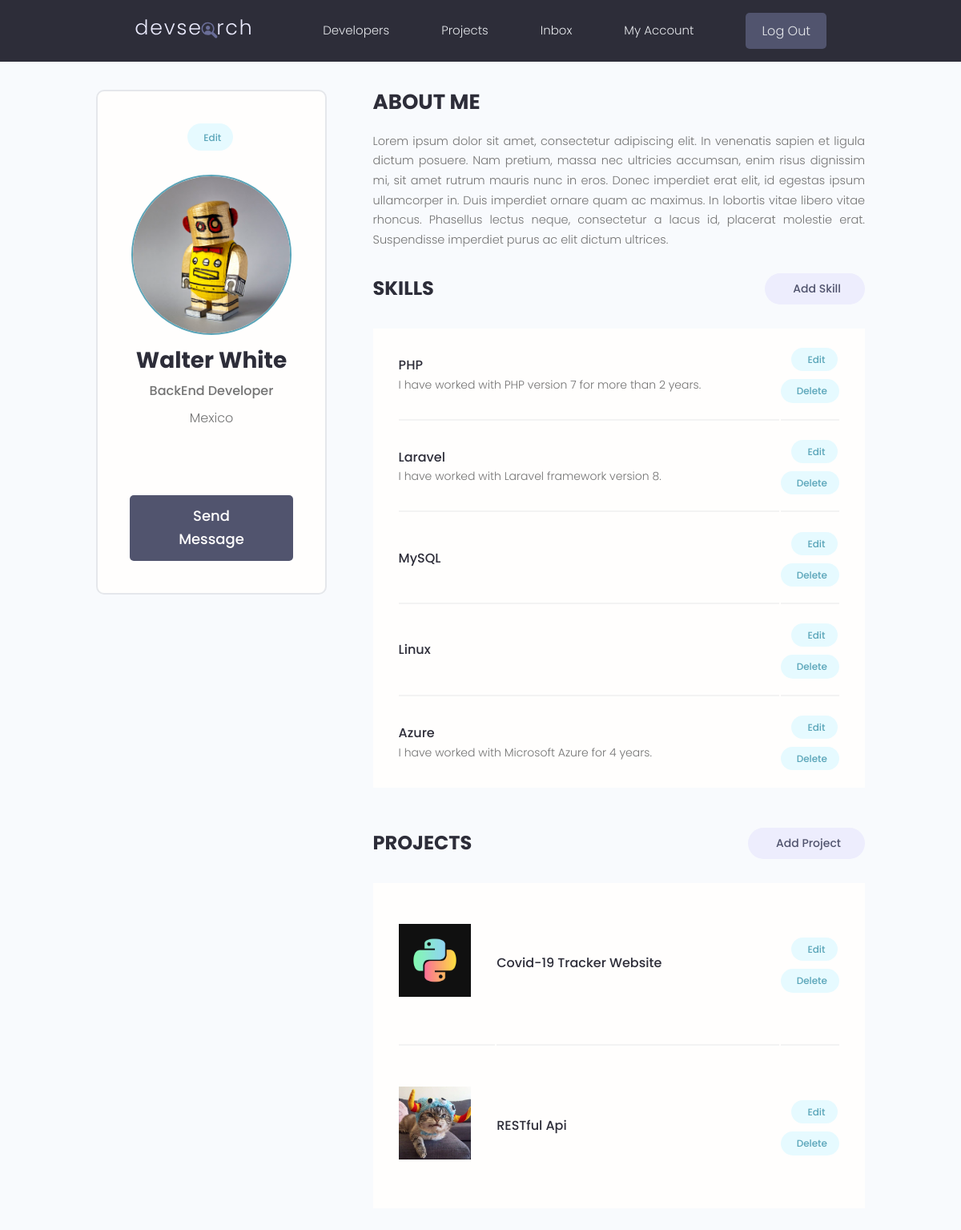
/account (signed in), run on an earlier commit of the app's database.
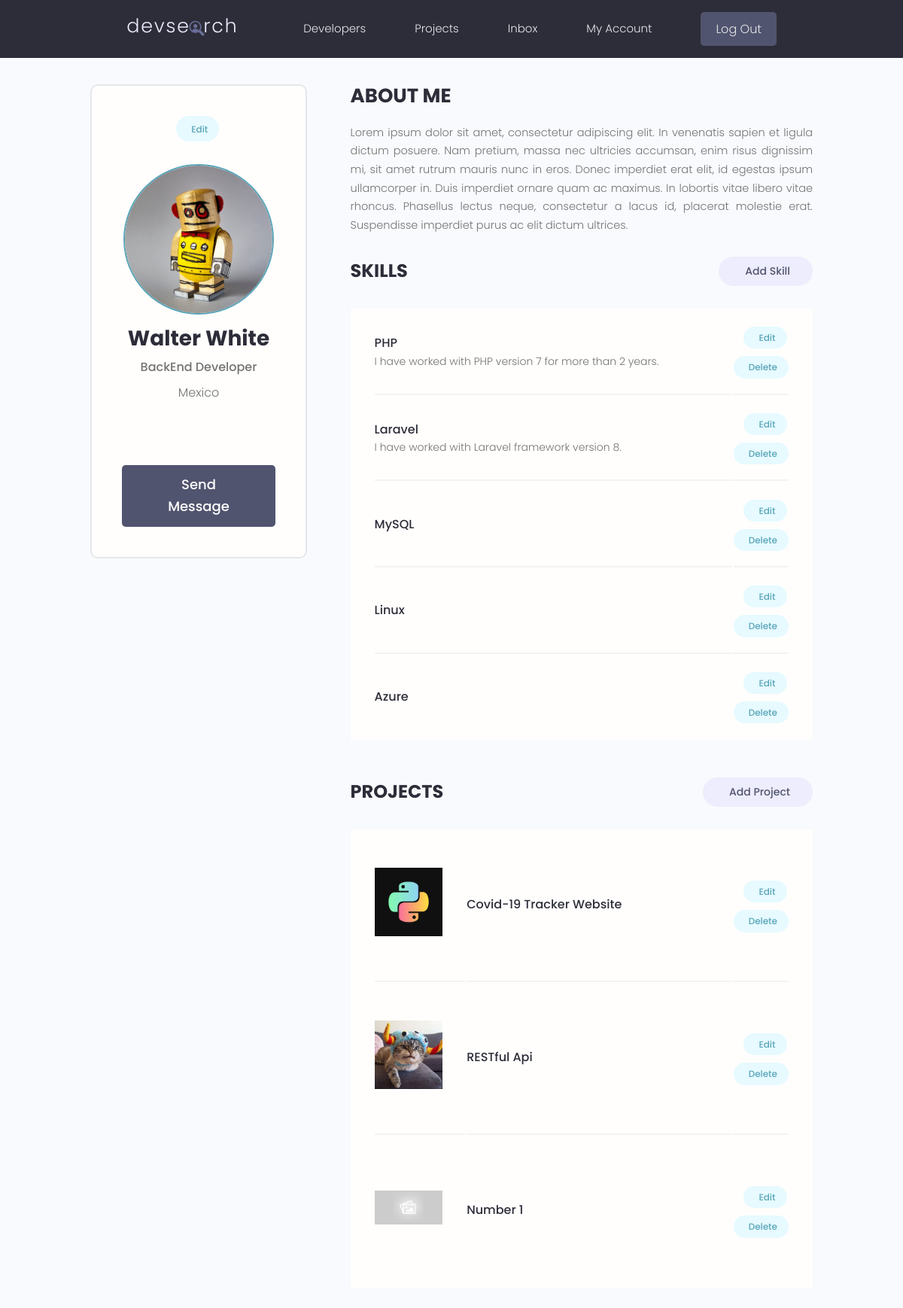
And on a later commit of the database.
### users/models.py (models this page shows, shortened)
class Skill(models.Model):
    owner = models.ForeignKey(Profile, on_delete=models.CASCADE, null=True, blank=True)
    name = models.CharField(max_length=100, null=True, blank=True)
    description = models.TextField(null=True, blank=True)
    created = models.DateTimeField(auto_now_add=True)
    id = models.UUIDField(default=uuid.uuid4, unique=True, primary_key=True, editable=False)

### projects/models.py (models this page shows, shortened)
class Project(models.Model):
    owner = models.ForeignKey(Profile, null=True, blank=True, on_delete=models.SET_NULL)
    title = models.CharField(max_length=200)
    description = models.TextField(null=True, blank=True)
    featured_image = models.ImageField(null=True, blank=True, default='default.jpg')
    demo_link = models.CharField(max_length=400, null=True, blank=True)
    source_link = models.CharField(max_length=400, null=True, blank=True)
    tags = models.ManyToManyField('Tag', blank=True)
    vote_total = models.IntegerField(default=0, null=True, blank=True)
    vote_ratio = models.IntegerField(default=0, null=True, blank=True)
    created = models.DateTimeField(auto_now_add=True)
    id = models.UUIDField(default=uuid.uuid4, unique=True, primary_key=True, editable=False)
    class Meta:
        ordering = ['-vote_ratio', '-vote_total', 'title']

### users/views.py (the view)
# urls.py: path('account', views.accountUser, name="account"),
@login_required(login_url='login')
def accountUser(request):
    profile = request.user.profile
    skills = profile.skill_set.all()
    projects = profile.project_set.all()
    content = {'profile': profile, 'skills': skills, 'projects': projects}
    return render(request, 'users/account.html', content)

### users/templates/users/account.html (shortened to what this page needs)
{% extends 'main.html' %}
{% block content %}
<main class="settingsPage profile my-md">
    <div class="container">
      <div class="layout">
        <div class="column column--1of3">
          <div class="card text-center">
            <div class="card__body dev">
              <a class="tag tag--pill tag--main settings__btn" href="{% url 'editAccount' %}"> Edit</a>
              <img class="avatar avatar--xl dev__avatar" src="{{ profile.profile_image.url }}" />
              <h2 class="dev__name">{{ profile.name }}</h2>
              <p class="dev__title">{{ profile.short_intro }}</p>
              <p class="dev__location">{{ profile.location }}</p>
              <ul class="dev__social">
              </ul>
              <a href="#" class="btn btn--sub btn--lg">Send Message </a>
            </div>
          </div>
        </div>
        <div class="column column--2of3">
          <div class="devInfo">
            <h3 class="devInfo__title">About Me</h3>
            <p class="devInfo__about">
                {{ profile.bio }}
            </p>
          </div>
          <div class="settings">
            <h3 class="settings__title">Skills</h3>
            <a class="tag tag--pill tag--sub settings__btn tag--lg" href="{% url 'createSkill' %}"> Add Skill</a>
          </div>
          <table class="settings__table">
            {% for skill in skills %}
                <tr>
                  <td class="settings__tableInfo">
                    <h4>{{ skill.name }}</h4>
                    <p>{{ skill.description }}</p>
                  </td>
                  <td class="settings__tableActions">
                    <a class="tag tag--pill tag--main settings__btn" href="{% url 'updateSkill' skill.id %}"> Edit</a>
                    <a class="tag tag--pill tag--main settings__btn" href="{% url 'deleteSkill' skill.id %}?next=/account">
                      Delete</a>
                  </td>
                </tr>
            {% endfor %}
          </table>
          <div class="settings">
            <h3 class="settings__title">Projects</h3>
            <a class="tag tag--pill tag--sub settings__btn tag--lg" href="{% url 'project_create' %}"> Add Project</a>
          </div>
          <table class="settings__table">
              {% for project in projects %}
                <tr>
                  <td class="settings__thumbnail">
                    <a href="{% url 'project' project.id %}"><img src="{{ project.featured_image.url }}" alt="Project Thumbnail" /></a>
                  </td>
                  <td class="settings__tableInfo">
                    <a href="{% url 'project' project.id %}">{{ project.title }}</a>
                  </td>
                  <td class="settings__tableActions">
                    <a class="tag tag--pill tag--main settings__btn" href="{% url 'project_update' project.id %}"> Edit</a>
                    <a class="tag tag--pill tag--main settings__btn" href="{% url 'project_delete' project.id %}?next=/account">
                      Delete</a>
                  </td>
                </tr>
              {% endfor %}
          </table>
        </div>
      </div>
    </div>
  </main>
{% endblock %}

What changed in the data, as far as the page shows it:
changed Skill "Azure": description "I have worked with Microsoft Azure for 4 years." → (not shown)
added Project: featured_image (placeholder picture), title "Number 1"
